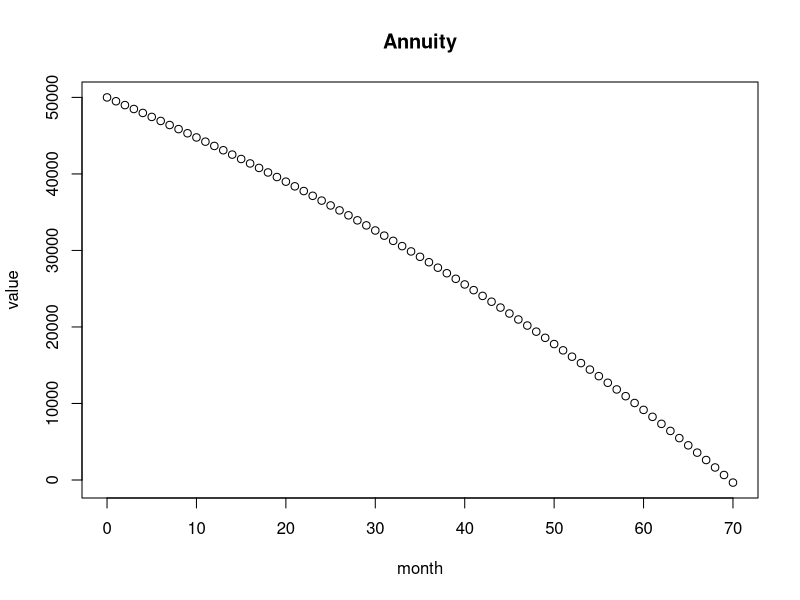

This figure's R source: (Note: this script raises an error after producing the figure.)
## ---- chunk 1
library(ggplot2)
myTheme <- theme(axis.ticks=element_blank(),  
                  panel.border = element_rect(color="gray", fill=NA), 
                  panel.background=element_rect(fill="#FBFBFB"), 
                  panel.grid.major.y=element_line(color="white", size=0.5), 
                  panel.grid.major.x=element_line(color="white", size=0.5))
## ---- chunk 2
annuityModel <- function(a_n, i, w)
{
  a_next <- a_n + (a_n * i) - w
  
  return (a_next)
}
## ---- chunk 3
# Setup variables related to the annuity
a <- 50000
rate <- 0.01
withdrawl <- 1000
# Store results in a data frame.
result <- data.frame(month=c(0), value=c(a))
# Loop through time
for(n in 1:100)
{
  a <- annuityModel(a, rate, withdrawl)
  
  result <- rbind(result, c(n, a))
  
  if(a < 0)
  {
    # End when a_n is less than zero
    break
  }
}

# Update data frame names to be user friendly.
colnames(result) <- c("month", "value")

# show some raw data
head(result)
tail(result)
## ---- chunk 4
plot(result, main="Annuity")
## ---- chunk 5
# Setup the vectors of data
n <- 1:16
speed <- n * 5
a_n <- c(3,6,11,21,32,47,65,87,112,140,171,204,241,282,325,376)
# Compute the delta between a_n and a_n+1
d_an <- c()
d_an[0] <- NA
for(i in 1:length(a_n))
{
  d_an[i] <- a_n[i] - a_n[i - 1] 
}
# Convert to data.frame
d9 <- data.frame(n, speed, a_n, d_an)
## ---- chunk 6
plot(d9[,c("d_an", "n")], main="Change in a_n vs n")
## ---- chunk 7
delta_d_an <- max(d9$d_an, na.rm=TRUE)
delta_n <- max(d9$n)
r <-  delta_d_an / delta_n
r
## ---- chunk 8
# Define the difference equation model
stoppingDistanceModel <- function(n, a, r)
{
    an <- r * n + a
    return(an)
}

m <- c()
m[1] <- 0
for(i in 2:length(a_n))
{
  m[i] <- stoppingDistanceModel(i, m[i-1], r)
}

d9a <- cbind(d9, m)
d9a
## ---- chunk 9
d9viz <- ggplot(data=d9a, aes(x=n)) + 
  geom_point(color="blue", aes(y=a_n)) + 
  geom_point(aes(y=m)) + myTheme + 
  labs(title="Model (black) vs Actual (blue)")
d9viz

# Plot the errors in predicted values against n
d9a$err <- d9a$a_n - d9a$m
d9ErrViz <- ggplot(data=d9a, aes(x=n)) + 
  geom_point(color="red", aes(y=err)) + myTheme +
  labs(title="Model Error")
d9ErrViz
## ---- chunk 10
rumorModel <- function(k, rn, n)
{
  rn1 <- rn + (k * rn * (1000 - n))
  return (rn1)
}

## ---- chunk 11
rnx <- c()
rnx[1] <- 4
k <- 0.001
for(n in 1:100)
{
  rnx[n + 1] <- rumorModel(k, rnx[n], n)
  if(rnx[n+1] > 1000)
  {
    break
  }
}
## ---- chunk 12
# Show number of people who've heard the rumor each day.
rnx
## ---- chunk 13
plot(rnx, main = "Spread of a Rumor at Company")
## ---- chunk 14
priceModel <- function(pn, qn)
{
  pnx <- pn - (0.1 * (qn - 500))
  return (pnx)
}

quantityModel <- function(pn, qn)
{
  qnx <- qn + (0.2 * (pn - 100))
  return (qnx)
}

execModelLoop <- function(p0, q0, maxN, caseId)
{
  pnc <- c()
  pnc[1] <- p0
  
  qnc <- c()
  qnc[1] <- q0
  for(n in 1:maxN)
  {
    pnc[n + 1] <- priceModel(pnc[n], qnc[n])
    qnc[n + 1] <- quantityModel(pnc[n], qnc[n])
  }
  
  dfPQ <- data.frame(case=rep_len(caseId, maxN+1), n=1:(maxN+1), pnc, qnc)
  return (dfPQ)
}
## ---- chunk 15
maxIterations <- 100
# First run the equilibrium values and show result.
caseA <- execModelLoop(100, 500, maxIterations, "Case A")
head(caseA)
## ---- chunk 16
# Case B
caseB <- execModelLoop(200, 500, maxIterations, "Case B")
head(caseB)
## ---- chunk 17
# Case C
caseC <- execModelLoop(100, 600, maxIterations, "Case C")
head(caseC)
## ---- chunk 18
# Case D
caseD <- execModelLoop(100, 400, maxIterations, "Case D")
head(caseD)
## ---- chunk 19
dfCases <- data.frame()
dfCases <- rbind(dfCases, caseA)
dfCases <- rbind(dfCases, caseB)
dfCases <- rbind(dfCases, caseC)
dfCases <- rbind(dfCases, caseD)
colnames(dfCases) <- c("Case", "n", "Price", "Quantity")

gCasePrices <- ggplot(data=dfCases, aes(x=n, y=Price)) + 
  geom_line(aes(colour=Case)) + myTheme + 
  labs(title="Price Behaviour of Initial Conditions")
gCasePrices

gCaseQuan <- ggplot(data=dfCases, aes(x=n, y=Quantity)) + 
  geom_line(aes(colour=Case)) + myTheme + 
  labs(title="Quantity Behaviour of Initial Conditions")
gCaseQuan

